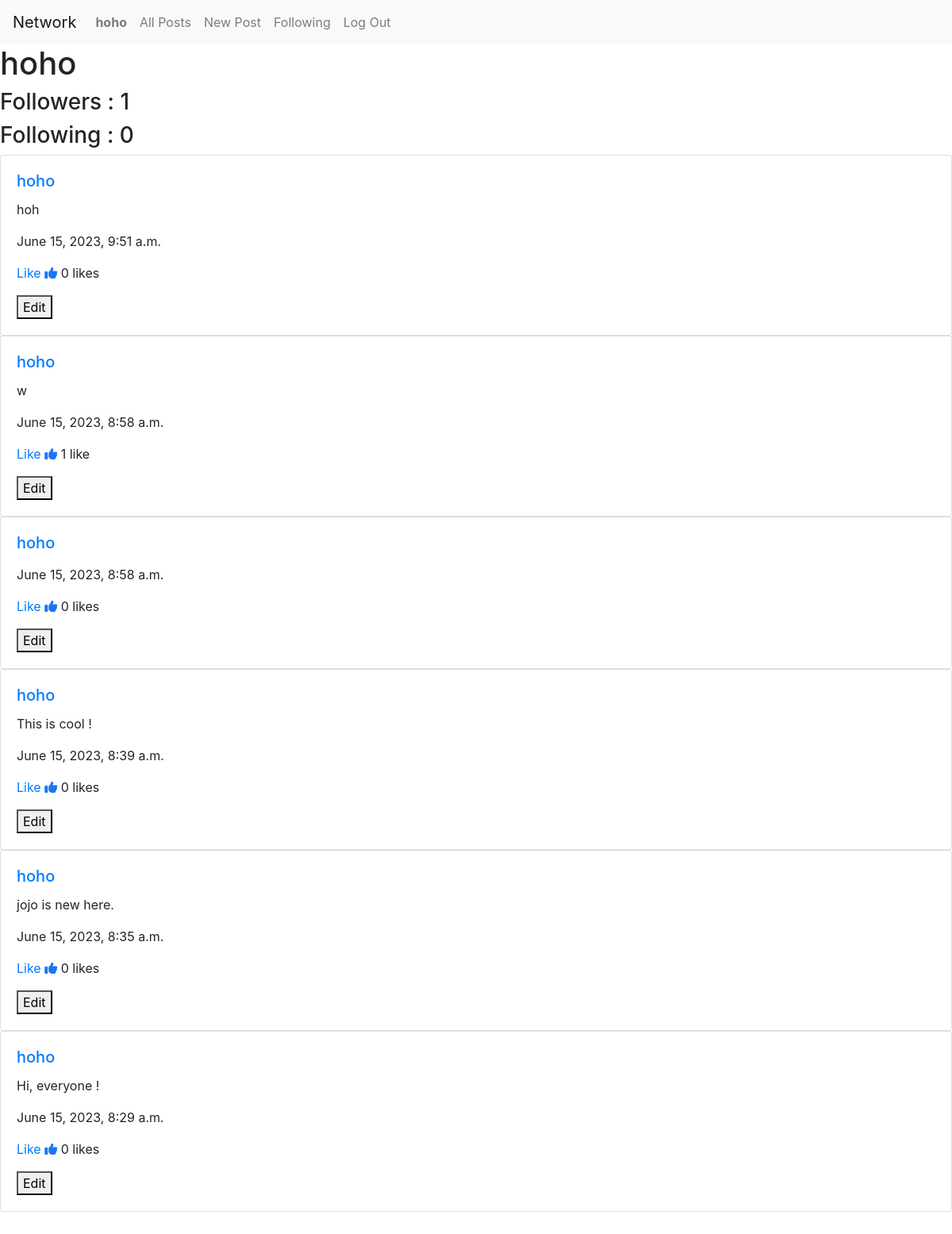
The app's page /profile/hoho (signed in) with its own data.
### network/models.py (models this page shows)
class User(AbstractUser):
    pass

class Post(models.Model):
    content = models.CharField(max_length=500)
    timestamp = models.DateTimeField(auto_now_add=True)
    user = models.ForeignKey(User, on_delete=models.CASCADE, related_name="posts")
    likes = models.ManyToManyField(User, blank=True, related_name="liked_posts")

### network/views.py (the view)
# urls.py: path("profile/<str:username>", views.profile, name="profile"),
def profile(request, username):
    user = User.objects.get(username=username)
    posts = user.posts.order_by("-timestamp").all()
    followers = Follow.objects.filter(followed_user=user)
    following = Follow.objects.filter(user=user)
    is_following = followers.filter(user=request.user).exists()
    paginator = Paginator(posts, 10)
    pageNumber = request.GET.get("page")
    pagePosts = paginator.get_page(pageNumber)
    return render(
        request,
        "network/profile.html",
        {
            "pagePosts": pagePosts,
            "user_profile": user,
            "followers": followers,
            "following": following,
            "is_following": is_following,
        },
    )

### network/templates/network/profile.html (shortened to what this page needs)
{% extends "network/layout.html" %}
{% load static %}
{% block body %}
  <h1>{{ user_profile.username }}</h1>
  <h3>Followers : {{ followers.count }}</h3>
  <h3>Following : {{ following.count }}</h3>
    {% for post in pagePosts %}
    <div class="card" id="post-{{ post.id }}" data-postid="{{ post.id }}">
      <div class="card-body" data-postid="{{ post.id }}">
        <a href="{% url 'profile' post.user %}"> <h5 class="card-title">{{ post.user }}</h5></a>
        <p class="card-text" id="post-content-{{ post.id }}">{{ post.content }}</p>
        <p class="card-text">{{ post.timestamp }}</p>
        <p class="card-text">
          <a href="" class="like" id="like-btn-{{ post.id }}" data-postid="{{ post.id }}">Like</a>
          <i class="fas fa-thumbs-up" id="like-{{post.id}}" style="color: #1877F2;"></i>
          {{ post.likes.count }}
          {% if post.likes.count != 1 %}likes{% else %}like{% endif %}
        </p>
        {% if user.is_authenticated %}
          {% if user == post.user %}
              <button class="edit-btn" id="edit-btn-{{ post.id }}" data-postid="{{ post.id }}">Edit</button>
          {% endif %}
        {% endif %}
      </div>
    </div>
    {% endfor %}
    {% endblock %}

### network/templates/network/layout.html (shortened to what this page needs)
{% load static %}
<!DOCTYPE html>
<html lang="en">
  <head>
    <link
      rel="stylesheet"
      href="https://stackpath.bootstrapcdn.com/bootstrap/4.4.1/css/bootstrap.min.css"
      />
    <link href="{% static 'network/styles.css' %}" rel="stylesheet" />
  </head>
  <body>
    <nav class="navbar navbar-expand-lg navbar-light bg-light">
      <a class="navbar-brand" href="{% url 'index' %}">Network</a>
      <div>
        <ul class="navbar-nav mr-auto">
          {% if user.is_authenticated %}
          <li class="nav-item">
            <a class="nav-link" href="{% url 'profile' user.username %}"
              ><strong>{{ user.username }}</strong></a
            >
          </li>
          {% endif %}
          <li class="nav-item">
            <a class="nav-link" href="{% url 'index' %}">All Posts</a>
          </li>
          {% if user.is_authenticated %}
          <li class="nav-item">
            <a class="nav-link" href="{% url 'new_post' %}">New Post</a>
          </li>
          <li class="nav-item">
            <a class="nav-link" href="{% url 'following' %}">Following</a>
          </li>
          <li class="nav-item">
            <a class="nav-link" href="{% url 'logout' %}">Log Out</a>
          </li>
          {% endif %}
        </ul>
      </div>
    </nav>
    <div class="body">{% block body %} {% endblock %}</div>
  </body>
</html>

### records on screen
User: username "hoho"
Post: user "hoho", content "hoh", timestamp "June 15, 2023, 9:51 a.m.", likes.count "0"
Post: user "hoho", content "w", timestamp "June 15, 2023, 8:58 a.m.", likes.count "1"
Post: user "hoho", timestamp "June 15, 2023, 8:58 a.m.", likes.count "0"
Post: user "hoho", content "This is cool !", timestamp "June 15, 2023, 8:39 a.m.", likes.count "0"
Post: user "hoho", content "jojo is new here.", timestamp "June 15, 2023, 8:35 a.m.", likes.count "0"
Post: user "hoho", content "Hi, everyone !", timestamp "June 15, 2023, 8:29 a.m.", likes.count "0"

### other values on screen
{{ followers.count }} "1"
{{ following.count }} "0"
